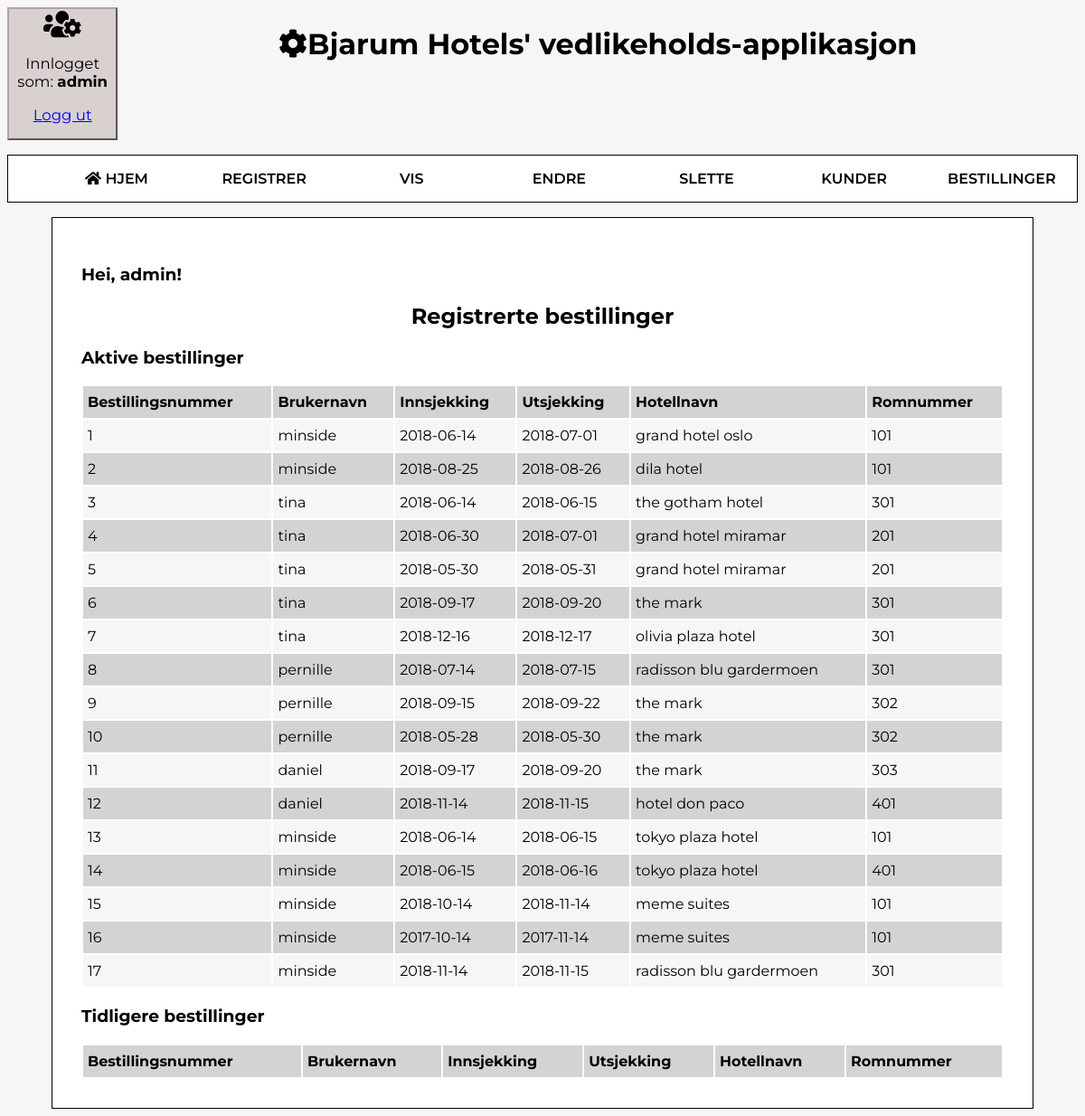
Page /vedlikehold/registrerteBestillinger.php (signed in) on the committed database.
### tables this page shows
CREATE TABLE bestilling
(
  radnr        INTEGER AUTO_INCREMENT,
  bestnr       INTEGER,
  brukernavn   VARCHAR(55) NOT NULL,
  datofra      DATE NOT NULL,
  datotil      DATE,
  hotellnavn   VARCHAR(100) NOT NULL,
  romnr        INTEGER NOT NULL,


  CONSTRAINT bestillingPK PRIMARY KEY (radnr),
  CONSTRAINT bestilling_brukerFK FOREIGN KEY (brukernavn) REFERENCES bruker (brukernavn),
  CONSTRAINT bestilling_romFK FOREIGN KEY (hotellnavn, romnr) REFERENCES rom(hotellnavn, romnr)
);

### vedlikehold/registrerteBestillinger.php (the view, shortened to what this page needs)
<?php
  include("start.php");
  require_once("db.php");
?>
  <h2>Registrerte bestillinger</h2>
  <h3>Aktive bestillinger</h3>
<?php
  $sqlSetning = "SELECT * FROM bestilling;";
  $sqlResultat = mysqli_query($db,$sqlSetning);
  if ($sqlResultat) {
    $antallRader = mysqli_num_rows($sqlResultat);
    print("<table class='visTabell'>");
    print("<tr>
            <th>Bestillingsnummer</th>
            <th>Brukernavn</th>
            <th>Innsjekking</th>
            <th>Utsjekking</th>
            <th>Hotellnavn</th>
            <th>Romnummer</th>
          </tr>");
    for ($i=1; $i <= $antallRader; $i++) {
      $rad = mysqli_fetch_array($sqlResultat);
      $radnr = $rad["radnr"];
      $brukernavn = $rad["brukernavn"];
      $datotil = $rad["datotil"];
      $datofra = $rad["datofra"];
      $hotellnavn = $rad["hotellnavn"];
      $romnr = $rad["romnr"];
      print("<tr>
              <td>$radnr</td>
              <td>$brukernavn</td>
              <td>$datofra</td>
              <td>$datotil</td>
              <td>$hotellnavn</td>
              <td>$romnr</td>
            </tr>");
    }
    print("</table>");
  } else {
    print("Kan ikke koble til database");
  }
  ?>
  <h3>Tidligere bestillinger</h3>
<?php
  $sqlSetning = "SELECT * FROM inaktiv_bestilling;";
  $sqlResultat = mysqli_query($db,$sqlSetning);
  if ($sqlResultat) {
    print("<table class='visTabell'>");
    print("<tr>
            <th>Bestillingsnummer</th>
            <th>Brukernavn</th>
            <th>Innsjekking</th>
            <th>Utsjekking</th>
            <th>Hotellnavn</th>
            <th>Romnummer</th>
          </tr>");
    print("</table>");
  } else {
    print("Kan ikke koble til database");
  }
  include("slutt.php");
?>

### vedlikehold/style.css (style rules this page uses)
body { background-color: #f6f6f6; font-family: 'Montserrat', sans-serif; }
h2 { text-align: center; }
.visTabell { width: 100%; }
.visTabell th { text-align: left; }
.visTabell tr { background-color: #f6f6f6; height: 35px; }
.visTabell td, .visTabell th { padding: 5px; }
.visTabell tr:nth-child(odd) { background-color: #d3d3d3; }

### rows in the picture
bestilling: radnr "1", brukernavn "minside", datofra "2018-06-14", datotil "2018-07-01", hotellnavn "grand hotel oslo", romnr "101"
bestilling: radnr "2", brukernavn "minside", datofra "2018-08-25", datotil "2018-08-26", hotellnavn "dila hotel", romnr "101"
bestilling: radnr "3", brukernavn "tina", datofra "2018-06-14", datotil "2018-06-15", hotellnavn "the gotham hotel", romnr "301"
bestilling: radnr "4", brukernavn "tina", datofra "2018-06-30", datotil "2018-07-01", hotellnavn "grand hotel miramar", romnr "201"
bestilling: radnr "5", brukernavn "tina", datofra "2018-05-30", datotil "2018-05-31", hotellnavn "grand hotel miramar", romnr "201"
bestilling: radnr "6", brukernavn "tina", datofra "2018-09-17", datotil "2018-09-20", hotellnavn "the mark", romnr "301"
bestilling: radnr "7", brukernavn "tina", datofra "2018-12-16", datotil "2018-12-17", hotellnavn "olivia plaza hotel", romnr "301"
bestilling: radnr "8", brukernavn "pernille", datofra "2018-07-14", datotil "2018-07-15", hotellnavn "radisson blu gardermoen", romnr "301"
bestilling: radnr "9", brukernavn "pernille", datofra "2018-09-15", datotil "2018-09-22", hotellnavn "the mark", romnr "302"
bestilling: radnr "10", brukernavn "pernille", datofra "2018-05-28", datotil "2018-05-30", hotellnavn "the mark", romnr "302"
bestilling: radnr "11", brukernavn "daniel", datofra "2018-09-17", datotil "2018-09-20", hotellnavn "the mark", romnr "303"
bestilling: radnr "12", brukernavn "daniel", datofra "2018-11-14", datotil "2018-11-15", hotellnavn "hotel don paco", romnr "401"
bestilling: radnr "13", brukernavn "minside", datofra "2018-06-14", datotil "2018-06-15", hotellnavn "tokyo plaza hotel", romnr "101"
bestilling: radnr "14", brukernavn "minside", datofra "2018-06-15", datotil "2018-06-16", hotellnavn "tokyo plaza hotel", romnr "401"
bestilling: radnr "15", brukernavn "minside", datofra "2018-10-14", datotil "2018-11-14", hotellnavn "meme suites", romnr "101"
bestilling: radnr "16", brukernavn "minside", datofra "2017-10-14", datotil "2017-11-14", hotellnavn "meme suites", romnr "101"
bestilling: radnr "17", brukernavn "minside", datofra "2018-11-14", datotil "2018-11-15", hotellnavn "radisson blu gardermoen", romnr "301"

### other values in the picture
$_SESSION['brukernavn'] "admin"
$_SESSION['success'] "Hei, admin!"
